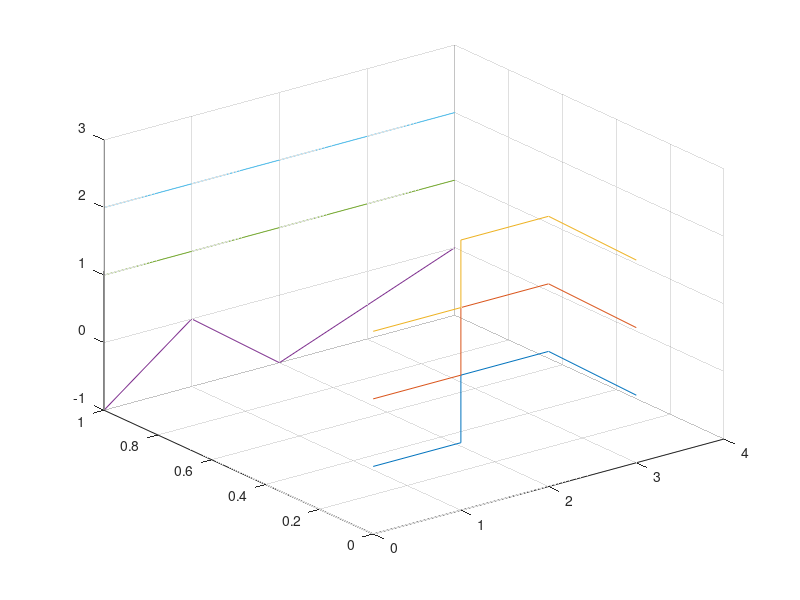

Reproduce this figure in MATLAB. (Note: this script raises an error after producing the figure.)
clc
clear all
close all
%%
P(1,1,1,:)=[ 0 0 0 ]; P(2,1,1,:)=[ 1 0 0 ];  P(3,1,1,:)=[ 1 0 1 ];  P(4,1,1,:)=[ 2 0 1  ];  P(5,1,1,:)=[ 3 0 0 ];
P(1,1,2,:)=[ 0 0 1 ]; P(2,1,2,:)=[ 1 0 1 ];  P(3,1,2,:)=[ 1 0 2 ];  P(4,1,2,:)=[ 2 0 2  ];  P(5,1,2,:)=[ 3 0 1 ];
P(1,1,3,:)=[ 0 0 2 ]; P(2,1,3,:)=[ 1 0 2 ];  P(3,1,3,:)=[ 1 0 3 ];  P(4,1,3,:)=[ 2 0 3  ];  P(5,1,3,:)=[ 3 0 2 ];

P(1,2,1,:)=[ 0 1 -1 ];P(2,2,1,:)=[ 1 1 0 ];  P(3,2,1,:)=[ 1 1 0 ];  P(4,2,1,:)=[ 2 1 -1  ];  P(5,2,1,:)=[ 4 1 0 ];
P(1,2,2,:)=[ 0 1 1 ]; P(2,2,2,:)=[ 1 1 1 ];  P(3,2,2,:)=[ 2 1 1 ];  P(4,2,2,:)=[ 3 1 1  ];  P(5,2,2,:)=[ 4 1 1 ];
P(1,2,3,:)=[ 0 1 2 ]; P(2,2,3,:)=[ 1 1 2 ];  P(3,2,3,:)=[ 2 1 2 ];  P(4,2,3,:)=[ 3 1 2  ];  P(5,2,3,:)=[ 4 1 2 ];

figure
plot3(P(:,1,1,1), P(:,1,1,2),P(:,1,1,3),P(:,1,2,1), P(:,1,2,2),P(:,1,2,3),P(:,1,3,1), P(:,1,3,2),P(:,1,3,3));grid on;hold on
plot3(P(:,2,1,1), P(:,2,1,2),P(:,2,1,3),P(:,2,2,1), P(:,2,2,2),P(:,2,2,3),P(:,2,3,1), P(:,2,3,2),P(:,2,3,3));grid on
%%
U=0:0.1:1;
V=U;
W=U;
d=numel(U);


n=numel(P(:,1,1,1))-1;      % lunghezza di x
m=numel(P(1,:,1,1))-1;      % lunghezza di y
l=numel(P(1,1,:,1))-1;      % lunghezza di z
figure
%% direzione u

for nv=1:d
for nw=1:d
    C=zeros(3,d);
    for i=0:n

        bj=0;
        for j=0:m        
            bk=0;
            for k=0:l
                p(1:3,1)=P(i+1,j+1,k+1,:);
                bk=bk+bern(k,l,W(nw))*p;
            end
            bj=bj+bk*bern(j,m,V(nv));
        end
        C=C+[bern(i,n,U);bern(i,n,U);bern(i,n,U)].*bj;    
        
    end
    plot3(C(1,:),C(2,:),C(3,:),'r');grid on;xlabel('x');ylabel('y');hold on

end


end

%% direzione v

for nu=1:d
for nw=1:d
    C=zeros(3,d);
    for j=0:m

        bj=0;
        for i=0:n        
            bk=0;
            for k=0:l
                p(1:3,1)=P(i+1,j+1,k+1,:);
                bk=bk+bern(k,l,W(nw))*p;
            end
            bj=bj+bk*bern(i,n,U(nu));
        end
        C=C+[bern(j,m,U);bern(j,m,U);bern(j,m,U)].*bj;    
        
    end
    plot3(C(1,:),C(2,:),C(3,:),'g');grid on;xlabel('x');ylabel('y');hold on

end


end
%% direzione w

for nu=1:d
for nv=1:d
    C=zeros(3,d);
    for k=0:l

        bj=0;
        for i=0:n        
            bk=0;
            for j=0:m
                p(1:3,1)=P(i+1,j+1,k+1,:);
                bk=bk+bern(j,m,V(nv))*p;
            end
            bj=bj+bk*bern(i,n,U(nu));
        end
        C=C+[bern(k,l,W);bern(k,l,W);bern(k,l,W)].*bj;    
        
    end
    plot3(C(1,:),C(2,:),C(3,:),'b');grid on;xlabel('x');ylabel('y');hold on

end


end
%plot3(P(1:end,1:end,1:end,1),P(1:end,1:end,1:end,2),P(1:end,1:end,1:end,3),'b');grid on;xlabel('x');ylabel('y')
